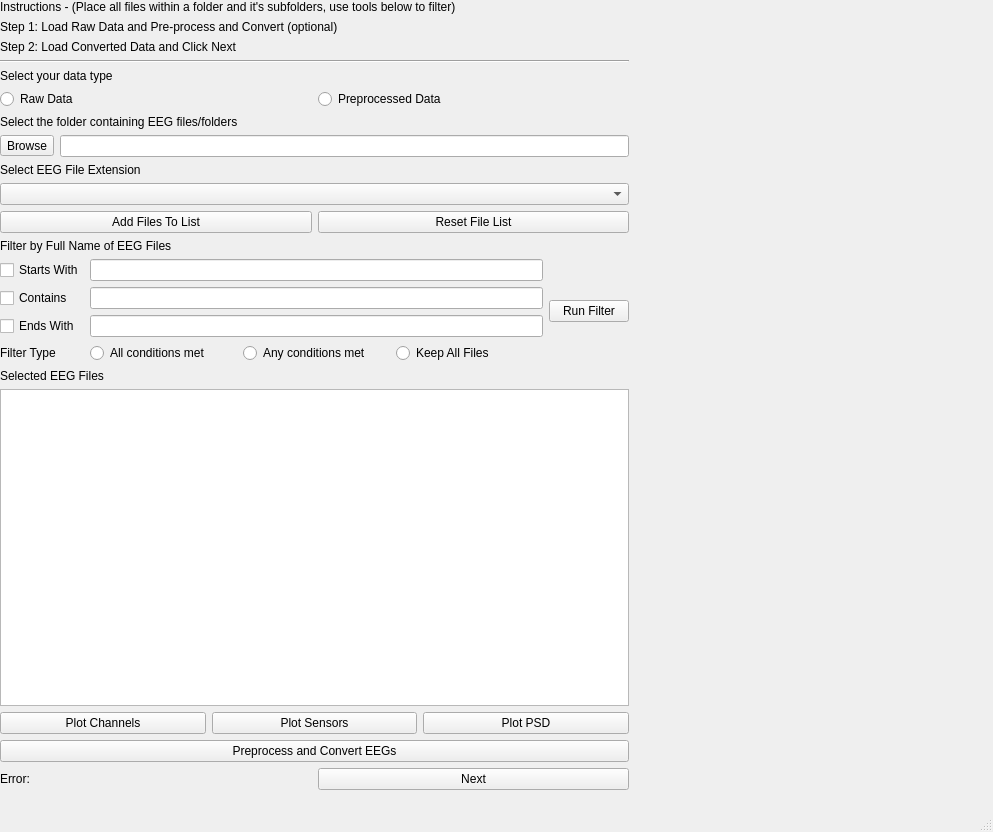
<?xml version="1.0" encoding="UTF-8"?>
<ui version="4.0">
 <class>MainWindow</class>
 <widget class="QMainWindow" name="MainWindow">
  <property name="geometry">
   <rect>
    <x>0</x>
    <y>0</y>
    <width>993</width>
    <height>832</height>
   </rect>
  </property>
  <property name="windowTitle">
   <string>MainWindow</string>
  </property>
  <widget class="QWidget" name="LoadData">
   <widget class="QWidget" name="verticalLayoutWidget">
    <property name="geometry">
     <rect>
      <x>0</x>
      <y>0</y>
      <width>629</width>
      <height>790</height>
     </rect>
    </property>
    <layout class="QVBoxLayout" name="verticalLayout">
     <item>
      <widget class="QLabel" name="instructLabel_1">
       <property name="text">
        <string>Instructions - (Place all files within a folder and it's subfolders, use tools below to filter)</string>
       </property>
      </widget>
     </item>
     <item>
      <widget class="QLabel" name="instructLabel_3">
       <property name="text">
        <string>Step 1: Load Raw Data and Pre-process and Convert (optional)</string>
       </property>
      </widget>
     </item>
     <item>
      <widget class="QLabel" name="instructLabel_2">
       <property name="text">
        <string>Step 2: Load Converted Data and Click Next</string>
       </property>
      </widget>
     </item>
     <item>
      <widget class="Line" name="line">
       <property name="orientation">
        <enum>Qt::Horizontal</enum>
       </property>
      </widget>
     </item>
     <item>
      <widget class="QLabel" name="selectDataLabel">
       <property name="text">
        <string>Select your data type</string>
       </property>
      </widget>
     </item>
     <item>
      <layout class="QHBoxLayout" name="horizontalLayout">
       <item>
        <widget class="QRadioButton" name="preprocessed_radio">
         <property name="text">
          <string>Raw Data</string>
         </property>
        </widget>
       </item>
       <item>
        <widget class="QRadioButton" name="raw_radio">
         <property name="text">
          <string>Preprocessed Data</string>
         </property>
        </widget>
       </item>
      </layout>
     </item>
     <item>
      <widget class="QLabel" name="selectFolderLabel">
       <property name="text">
        <string>Select the folder containing EEG files/folders</string>
       </property>
      </widget>
     </item>
     <item>
      <layout class="QHBoxLayout" name="horizontalLayout_2">
       <item>
        <widget class="QToolButton" name="browse_button">
         <property name="text">
          <string>Browse</string>
         </property>
        </widget>
       </item>
       <item>
        <widget class="QLineEdit" name="lineEdit_2"/>
       </item>
      </layout>
     </item>
     <item>
      <widget class="QLabel" name="fileExtLabel">
       <property name="text">
        <string>Select EEG File Extension</string>
       </property>
      </widget>
     </item>
     <item>
      <widget class="QComboBox" name="fileExtSelect"/>
     </item>
     <item>
      <layout class="QHBoxLayout" name="horizontalLayout_3">
       <item>
        <widget class="QPushButton" name="pushButton">
         <property name="text">
          <string>Add Files To List</string>
         </property>
        </widget>
       </item>
       <item>
        <widget class="QPushButton" name="pushButton_2">
         <property name="text">
          <string>Reset File List</string>
         </property>
        </widget>
       </item>
      </layout>
     </item>
     <item>
      <layout class="QGridLayout" name="gridLayout_2">
       <item row="0" column="0">
        <widget class="QLabel" name="filterLabel">
         <property name="text">
          <string>Filter by Full Name of EEG Files</string>
         </property>
        </widget>
       </item>
       <item row="1" column="1">
        <widget class="QPushButton" name="findEEGButton">
         <property name="text">
          <string>Run Filter</string>
         </property>
        </widget>
       </item>
       <item row="1" column="0">
        <layout class="QGridLayout" name="gridLayout">
         <item row="0" column="1">
          <widget class="QLineEdit" name="lineEdit"/>
         </item>
         <item row="2" column="1">
          <widget class="QLineEdit" name="lineEdit_4"/>
         </item>
         <item row="2" column="0">
          <widget class="QCheckBox" name="checkBox_3">
           <property name="text">
            <string>Ends With</string>
           </property>
          </widget>
         </item>
         <item row="0" column="0">
          <widget class="QCheckBox" name="checkBox">
           <property name="text">
            <string>Starts With</string>
           </property>
          </widget>
         </item>
         <item row="1" column="1">
          <widget class="QLineEdit" name="lineEdit_3"/>
         </item>
         <item row="1" column="0">
          <widget class="QCheckBox" name="checkBox_2">
           <property name="text">
            <string>Contains</string>
           </property>
          </widget>
         </item>
         <item row="4" column="1">
          <layout class="QHBoxLayout" name="horizontalLayout_5">
           <item>
            <widget class="QRadioButton" name="radioButton_2">
             <property name="text">
              <string>All conditions met</string>
             </property>
            </widget>
           </item>
           <item>
            <widget class="QRadioButton" name="radioButton_3">
             <property name="text">
              <string>Any conditions met</string>
             </property>
            </widget>
           </item>
           <item>
            <widget class="QRadioButton" name="radioButton">
             <property name="text">
              <string>Keep All Files</string>
             </property>
            </widget>
           </item>
          </layout>
         </item>
         <item row="4" column="0">
          <widget class="QLabel" name="label">
           <property name="text">
            <string>Filter Type</string>
           </property>
          </widget>
         </item>
        </layout>
       </item>
      </layout>
     </item>
     <item>
      <widget class="QLabel" name="selectedFileLabel">
       <property name="text">
        <string>Selected EEG Files</string>
       </property>
      </widget>
     </item>
     <item>
      <widget class="QListWidget" name="selectedFileList"/>
     </item>
     <item>
      <layout class="QHBoxLayout" name="plotContainer">
       <item>
        <widget class="QPushButton" name="plotChanButton">
         <property name="text">
          <string>Plot Channels</string>
         </property>
        </widget>
       </item>
       <item>
        <widget class="QPushButton" name="plotSensorsButton">
         <property name="text">
          <string>Plot Sensors</string>
         </property>
        </widget>
       </item>
       <item>
        <widget class="QPushButton" name="plotPSDButton">
         <property name="text">
          <string>Plot PSD</string>
         </property>
        </widget>
       </item>
      </layout>
     </item>
     <item>
      <widget class="QPushButton" name="preprocessButton">
       <property name="text">
        <string>Preprocess and Convert EEGs</string>
       </property>
      </widget>
     </item>
     <item>
      <layout class="QHBoxLayout" name="horizontalLayout_4">
       <item>
        <widget class="QLabel" name="errorLabel">
         <property name="text">
          <string>Error:</string>
         </property>
        </widget>
       </item>
       <item>
        <widget class="QPushButton" name="nextButton">
         <property name="text">
          <string>Next</string>
         </property>
        </widget>
       </item>
      </layout>
     </item>
    </layout>
   </widget>
  </widget>
  <widget class="QMenuBar" name="menubar">
   <property name="geometry">
    <rect>
     <x>0</x>
     <y>0</y>
     <width>993</width>
     <height>24</height>
    </rect>
   </property>
  </widget>
  <widget class="QStatusBar" name="statusbar"/>
  <action name="actionLoad_Configuration">
   <property name="text">
    <string>Load Configuration</string>
   </property>
  </action>
  <action name="actionSave_Current_Configuration">
   <property name="text">
    <string>Save Current Configuration</string>
   </property>
  </action>
 </widget>
 <resources/>
 <connections/>
</ui>
